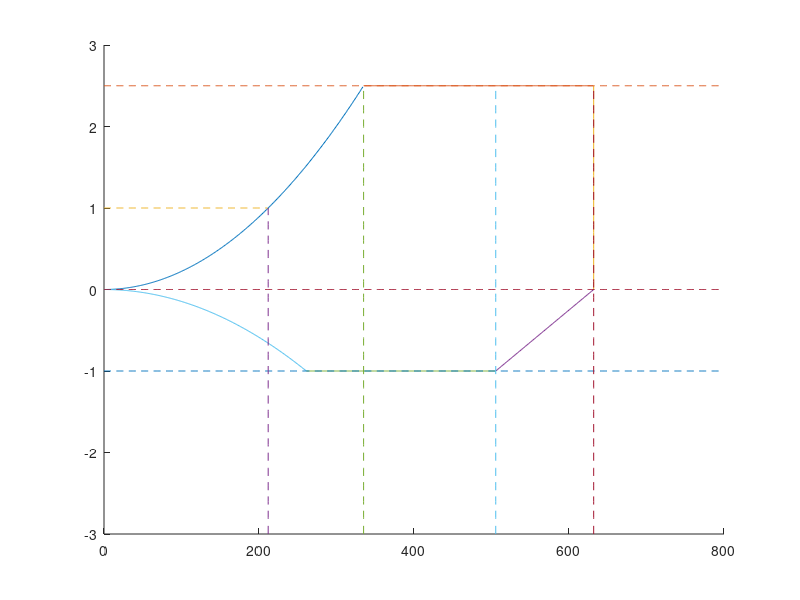

MATLAB code for this plot: (Note: this script raises an error after producing the figure.)
function []=Vn()
Vs1=211.847
Va=334.959
Vc=505.471
Vd=631.838
Vs1neg=261.096

nneg=-1.0
npos1=1.0
npos2=2.5

a=1/(Vs1*Vs1)
x1=0:1:Va
y1=a*(x1.^2)

x2=Va:1:Vd
y2=2.5*ones(size(x2))

y3=2.5:-0.1:0
x3=Vd*ones(size(y3))

x4=Vd:-1:Vc
m=1/(Vd-Vc)
c=-m*Vd
y4=m*x4+c

x5=Vs1neg:1:Vc
y5=-1*ones(size(x5))

a=-1/(Vs1neg*Vs1neg)
x6=0:1:Vs1neg
y6=a*(x6.^2)

xa=0:1:800
xb=0:1:Vs1
ye=-3:0.1:1
xc=Vs1*ones(size(ye))
yf=-3:0.1:2.5
yg=-3:0.1:2.5
xd=Va*ones(size(yf))
xe=Vc*ones(size(yg))
ya=0*ones(size(xa))
yb=-1*ones(size(xa))
yc=2.5*ones(size(xa))
yd=1*ones(size(xb))
yh=-3:0.1:2.5
xf=Vd*ones(size(yh))

ax=gca
hold on
plot(x1,y1,x2,y2,x3,y3,x4,y4,x5,y5,x6,y6)
plot(xa,ya,'--',xa,yb,'--',xa,yc,'--',xb,yd,'--',xc,ye,'--',xd,yf,'--',xe,yg,'--',xf,yh,'--')
hold off
xlim([0 800])
ax.XTick=[0 Vs1 Va Vc Vd 800]
ax.YTick=[-1.0 0 1.0 2.5]
ylim([-3 5])
title('V-n Diagram')
xlabel('Speed V in KEAS')
ylabel('Load Factor n')



